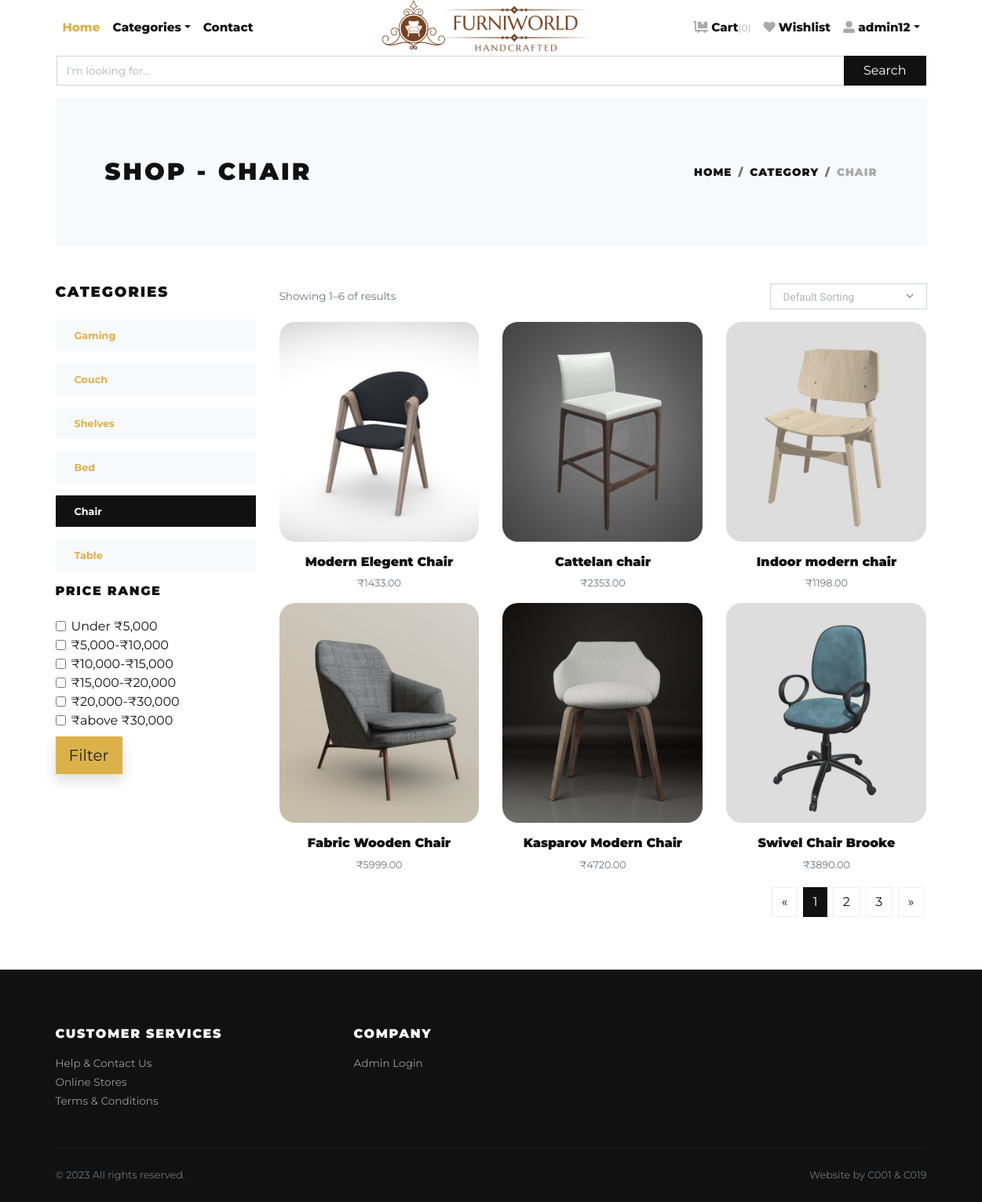
The page /chair/ (signed in) on the database its author committed.
### store/models.py (models this page shows, shortened)
class Category(models.Model):
    title = models.CharField(max_length=50, verbose_name="Category Title")
    slug = models.SlugField(max_length=55, verbose_name="Category Slug")
    description = models.TextField(blank=True, verbose_name="Category Description")
    category_image = models.ImageField(upload_to='category', blank=True, null=True, verbose_name="Category Image")
    is_active = models.BooleanField(verbose_name="Is Active?")
    is_featured = models.BooleanField(verbose_name="Is Featured?")
    created_at = models.DateTimeField(auto_now_add=True, verbose_name="Created Date")
    updated_at = models.DateTimeField(auto_now=True, verbose_name="Updated Date")
    class Meta:
        verbose_name_plural = 'Categories'
        ordering = ('-created_at', )

class Product(models.Model):
    title = models.CharField(max_length=150, verbose_name="Product Title")
    slug = models.SlugField(max_length=160, verbose_name="Product Slug")
    sku = models.CharField(max_length=255, unique=True, verbose_name="Unique Product ID (SKU)")
    short_description = models.TextField(verbose_name="Short Description")
    detail_description = models.TextField(blank=True, null=True, verbose_name="Detail Description")
    product_image = models.ImageField(upload_to='product', blank=True, null=True, verbose_name="Product Image")
    price = models.DecimalField(max_digits=8, decimal_places=2)
    category = models.ForeignKey(Category, verbose_name="Product Categoy", on_delete=models.CASCADE)
    is_active = models.BooleanField(verbose_name="Is Active?")
    is_featured = models.BooleanField(verbose_name="Is Featured?")
    created_at = models.DateTimeField(auto_now_add=True, verbose_name="Created Date")
    updated_at = models.DateTimeField(auto_now=True, verbose_name="Updated Date")
    t_model= models.FileField(upload_to='3dfile', max_length=200, blank=True, null=True, verbose_name="3D File")
    class Meta:
        verbose_name_plural = 'Products'
        ordering = ('-created_at', )

### store/views.py (the view, shortened to what this page needs)
# urls.py: path('<slug:slug>/', views.category_products, name="category-products"),
@login_required
def category_products(request, slug):
    category = get_object_or_404(Category, slug=slug)
    categories = Category.objects.filter(is_active=True)
    products = Product.objects.filter(category=category, is_active=True)
    class PriceRangeForm(forms.Form):
        PRICE_CHOICES = [
            ('1000-5000', 'Under ₹5,000'),
            ('5000-10000', '₹5,000-₹10,000'),
            ('10000-15000', '₹10,000-₹15,000'),
            ('15000-20000', '₹15,000-₹20,000'),
            ('20000-30000', '₹20,000-₹30,000'),
            ('30000-above', '₹above ₹30,000'),
        ]
        price_range = forms.ChoiceField(label='Price Range', choices=PRICE_CHOICES, required=False)
    form = PriceRangeForm(request.GET)
    if form.is_valid():
        price_range = form.cleaned_data.get('price_range')
    context = {
        'category': category,
        'categories': categories,
        'products': products,
        'form': form,
    }
    return render(request, 'store/category_products.html', context)

### store/views.py
    class PriceRangeForm(forms.Form):
        PRICE_CHOICES = [
            ('1000-5000', 'Under ₹5,000'),
            ('5000-10000', '₹5,000-₹10,000'),
            ('10000-15000', '₹10,000-₹15,000'),
            ('15000-20000', '₹15,000-₹20,000'),
            ('20000-30000', '₹20,000-₹30,000'),
            ('30000-above', '₹above ₹30,000'),
        ]
        price_range = forms.ChoiceField(label='Price Range', choices=PRICE_CHOICES, required=False)

### store/context_preprocessors.py (called while the page is built)
def store_menu(request):
    categories = Category.objects.filter(is_active=True)
    context = {
        'categories_menu': categories,
    }
    return context

def cart_menu(request):
    if request.user.is_authenticated:
        cart_items= Cart.objects.filter(user=request.user)
        context = {
            'cart_items': cart_items,
        }
    else:
        context = {}
    return context

### templates/store/category_products.html (shortened to what this page needs)
{% extends 'base.html' %}
{% load static %}
{% block content %}
<div class="container">
    <section class="py-5 bg-light">
        <div class="container">
            <div class="row px-4 px-lg-5 py-lg-4 align-items-center">
                <div class="col-lg-6">
                    <h1 class="h2 text-uppercase mb-0">Shop - {{category.title}}</h1>
                </div>
                <div class="col-lg-6 text-lg-right">
                    <nav aria-label="breadcrumb">
                        <ol class="breadcrumb justify-content-lg-end mb-0 px-0">
                            <li class="breadcrumb-item"><a href="{% url 'store:home' %}">Home</a></li>
                            <li class="breadcrumb-item"><a href="{% url 'store:all-categories' %}">Category</a></li>
                            <li class="breadcrumb-item active" aria-current="page">{{category.title}}</li>
                        </ol>
                    </nav>
                </div>
            </div>
        </div>
    </section>
    <section class="py-5">
        <div class="container p-0">
            <div class="row">
                <div class="col-lg-3 order-2 order-lg-1">
                    <h5 class="text-uppercase mb-4">Categories</h5>
                    {% if categories %}
                        {% for cat in categories %}
                            <a href="{% url 'store:category-products' cat.slug %}">
                                <div class="py-2 px-4 {% if category == cat %}bg-dark text-white {% else %}bg-light{% endif %} mb-3">
                                    <strong class="small text font-weight-bold">{{cat.title}}</strong>
                                </div>
                            </a>
                        {% endfor %}
                    {% endif %}
                    <h6 class="text-uppercase mb-4">Price range</h6>
<form method="GET" action="{% url 'store:category-products' category.slug %}">
    {% for price_range, label in form.PRICE_CHOICES %}
        <div class="form-check">
            <input class="form-check-input" type="checkbox" name="price_range" id="price_range_{{ forloop.counter }}" value="{{ price_range }}">
            <label class="form-check-label" for="price_range_{{ forloop.counter }}">
                {{ label }}
            </label>
        </div>
    {% endfor %}
    <button type="submit" class="btn btn-primary mt-2 btn-lg shadow">Filter</button>
</form>
                </div>
                <div class="col-lg-9 order-1 order-lg-2 mb-5 mb-lg-0">
                    <div class="row mb-3 align-items-center">
                        <div class="col-lg-6 mb-2 mb-lg-0">
                            <p class="text-small text-muted mb-0">Showing 1–{{ products|length }} of {{ total_results }} results</p>
                        </div>
                        <div class="col-lg-6">
                            <ul class="list-inline d-flex align-items-center justify-content-lg-end mb-0">
                                <li class="list-inline-item">
                                </li>
                            </ul>
                        </div>
                    </div>
                    <div class="row">
                        {% if products %}
                            {% for product in products %}
                                <div class="col-lg-4 col-sm-6">
                                    <div class="product text-center">
                                        <div class="mb-3 position-relative">
                                            <a class="d-block" href="{% url 'store:product-detail' product.slug %}">
                                                {% if product.product_image %}
                                                    <img style="border-radius: 20px;" class="img-fluid w-100" src="{{product.product_image.url}}" alt="{{product.title}}">
                                                {% else %}
                                                    <img style="border-radius: 20px;" class="img-fluid w-100" src="{% static 'img/product-1.jpg' %}" alt="{{product.title}}">
                                                {% endif %}
                                            </a>
                                        </div>
                                        <h6> <a class="reset-anchor" href="{% url 'store:product-detail' product.slug %}">{{product.title}}</a></h6>
                                        <p class="small text-muted">₹{{product.price}}</p>
                                    </div>
                                </div>
                            {% endfor %}
                        {% endif %}
                    </div>
                    <nav aria-label="Page navigation example">
                        <ul class="pagination justify-content-center justify-content-lg-end">
                            <li class="page-item"><a class="page-link" href="#" aria-label="Previous"><span aria-hidden="true">«</span></a></li>
                            <li class="page-item active"><a class="page-link" href="#">1</a></li>
                            <li class="page-item"><a class="page-link" href="#">2</a></li>
                            <li class="page-item"><a class="page-link" href="#">3</a></li>
                            <li class="page-item"><a class="page-link" href="#" aria-label="Next"><span aria-hidden="true">»</span></a></li>
                        </ul>
                    </nav>
                </div>
            </div>
        </div>
    </section>
</div>
{% endblock content %}

### templates/navbar.html (shortened to what this page needs)
{% load static %}
      <header class="header bg-white">
        <div class="container px-0 px-lg-3">
          <nav class="navbar navbar-expand-lg navbar-light py-3 px-lg-0"><a class="navbar-brand" href="{% url 'store:home' %}"><img src="{% static 'img/furniworld-2.png' %}" alt="FurniWorld" style="height: 85px;" class="logo-img"></a>
            <div class="collapse navbar-collapse" id="navbarSupportedContent">
              <ul class="navbar-nav mr-auto">
                <li class="nav-item">
                  <a class="nav-link active" href="{% url 'store:home' %}">Home</a>
                </li>
                <li class="nav-item dropdown"><a class="nav-link dropdown-toggle" id="pagesDropdown" href="#" data-toggle="dropdown" aria-haspopup="true" aria-expanded="false">Categories</a>
                </li>
                <li class="nav-item">
                  <a class="nav-link" href="{% url 'store:query' %}">Contact</a>
                </li>
              </ul>
              <ul class="navbar-nav ml-auto">
                {% if request.user.is_authenticated %}
                <li class="nav-item"><a class="nav-link" href="{% url 'store:cart' %}"> <i class="fas fa-dolly-flatbed mr-1 text-gray"></i>Cart<small class="text-gray">({{cart_items.count}})</small></a></li>
                <li class="nav-item"><a class="nav-link" href="{% url 'store:wishlist' %}"> <i class="far fa fa-heart mr-1 text-gray"></i>Wishlist</a></li>
                  <li class="nav-item dropdown"><a class="nav-link dropdown-toggle" id="pagesDropdown" href="#" data-toggle="dropdown" aria-haspopup="true" aria-expanded="false"><i class="fas fa-user-alt mr-1 text-gray"></i>{{ user }}</a></a>
                </li>
                {% else %}
                  <li class="nav-item"><a class="nav-link" href="{% url 'store:login' %}">Login</a></li>
                  <li class="nav-item"><a class="nav-link" href="{% url 'store:register' %}">Create Account</a></li>
                {% endif %}
              </ul>
            </div>
          </nav>
          <form action="/search">
            <div class="input-group mb-3">
              <input name="q" type="text" class="form-control" placeholder="I'm looking for..." required>
              <div class="input-group-append">
                <button class="btn btn-dark btn-block" type="submit" id="button-addon2">Search</button>
              </div>
            </div>
          </form>
        </div>
      </header>

### Furniworld/static/css/style.default.css (style rules this page uses)
.text-small { font-size: 0.85rem !important; }
.text-gray { color: #aaa !important; }
strong { font-weight: 700; }
.navbar { position: relative; }
@media (min-width: 992px) { .navbar-brand { position: absolute; top: 50%; left: 50%; -webkit-transform: translate(-50%, -50%); transform: translate(-50%, -50%); } }
.product img { -webkit-filter: grayscale(40%); filter: grayscale(40%); transition: all 0.3s; }
.text-uppercase { text-transform: uppercase; letter-spacing: 0.1em; }
.reset-anchor { color: inherit; transition: all 0.3s; }
.navbar { padding: 0.5rem 1rem; }
.navbar-brand { display: inline-block; padding-top: 0.3125rem; padding-bottom: 0.3125rem; margin-right: 1rem; font-size: 1.25rem; }
.navbar-light .navbar-brand { color: #dcb14a; }
.navbar-light .navbar-nav .nav-link { color: rgba(17, 17, 17, 0.99); font-weight: 800; font-size: 0.95rem; transition: all 0.3s; }
.navbar-light .navbar-nav .show > .nav-link, .navbar-light .navbar-nav .active > .nav-link, .navbar-light .navbar-nav .nav-link.show, .navbar-light .navbar-nav .nav-link.active { color: #dcb14a; }
.btn { font-weight: 400; border: 1px solid transparent; font-family: inherit; padding: 0.375rem 1.5rem; font-size: 1rem; line-height: 1.5; border-radius: 0; transition: color 0.15s ease-in-out, background-color 0.15s ease-in-out, border-color 0.15s ease-in-out, box-shadow 0.15s ease-in-out; }
.btn-primary { color: #212529; background-color: #dcb14a; border-color: #dcb14a; }
.btn-dark { color: #fff; background-color: #111111; border-color: #111111; }
.btn-lg { padding: 0.5rem 1rem; font-size: 1.25rem; line-height: 1.5; border-radius: 0; }
body { font-family: "Libre Franklin", sans-serif; font-size: 1rem; font-weight: 400; line-height: 1.5; color: #111111; background-color: #fff; }
a { color: #dcb14a; text-decoration: none; }
h1, h2, h3, h4, h5, h6, .h1, .h2, .h3, .h4, .h5, .h6 { margin-bottom: 0.5rem; font-family: inherit; font-weight: 900; line-height: 1.2; color: inherit; }
h1, .h1 { font-size: 2.2rem; }
h2, .h2 { font-size: 1.9rem; }
h5, .h5 { font-size: 1.15rem; }
h6, .h6 { font-size: 1rem; }
small, .small { font-size: 80%; font-weight: 400; }
.page-item:first-child .page-link { border-top-left-radius: 0; border-bottom-left-radius: 0; }
.page-item:last-child .page-link { border-top-right-radius: 0; border-bottom-right-radius: 0; }
.page-item.active .page-link { color: #fff; background-color: #111111; border-color: #111111; }
.page-link { padding: 0.5rem 0.75rem; line-height: 1.25; color: #111111; background-color: none; border: 1px solid #eee; margin: 0.2rem; transition: all 0.3s; }
.bg-light { background-color: #f8f9fa !important; }
.bg-dark { background-color: #111111 !important; }
.shadow { box-shadow: 0 0.5rem 1rem rgba(17, 17, 17, 0.15) !important; }
.form-control { padding: 0.375rem 0.75rem; font-size: 1rem; line-height: 1.5; color: #495057; background-color: #fff; border: 1px solid #ced4da; border-radius: 0; transition: border-color 0.15s ease-in-out, box-shadow 0.15s ease-in-out; }
.form-control::placeholder { color: #adb5bd; font-size: 0.85rem; font-weight: 400; }
.nav-link { padding: 0.5rem 1rem; }
.breadcrumb { background: #f8f9fa; }
.breadcrumb-item { font-size: 0.85rem; text-transform: uppercase; letter-spacing: 0.07em; font-weight: 900; color: #111111; }
.breadcrumb-item a { color: inherit; transition: all 0.3s; }
.breadcrumb-item.active { color: #aaa; }

### Furniworld/static/css/custom.css (style rules this page uses)
body { font-family: 'Montserrat', sans-serif; }
h1,h2,h3,h4,h5,h6 { font-family: 'Montserrat', sans-serif; }

### rows shown on the page
Category: title "CHAIR", title "Chair"
Category: title "Gaming"
Category: title "Couch"
Category: title "Shelves"
Category: title "Bed"
Category: title "Table"
Product: product_image (picture), title "Modern Elegent Chair", price "1433.00"
Product: product_image (picture), title "Cattelan chair", price "2353.00"
Product: product_image (picture), title "Indoor modern chair", price "1198.00"
Product: product_image (picture), title "Fabric Wooden Chair", price "5999.00"
Product: product_image (picture), title "Kasparov Modern Chair", price "4720.00"
Product: product_image (picture), title "Swivel Chair Brooke", price "3890.00"

### other values the page prints
{{ cart_items.count }} "0"
{{ user }} "admin12"
{{ label }} "Under ₹5,000" "₹5,000-₹10,000" "₹10,000-₹15,000" "₹15,000-₹20,000" "₹20,000-₹30,000" "₹above ₹30,000"
{{ products|length }} "6"
